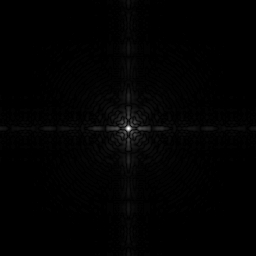
%> input picture Guia1/Archivos/entregable/oscura.jpg, 256 x 256 px
$ octave --eval "result = aumentarContrasteHistograma(imread('oscura.jpg'));"   (GNU Octave 9; MATLAB toolbox functions it lacks are replaced by stand-ins)
%> lines starting %> are read from the running program, lines starting %| are printed output that depends on the picture
function [y] = aumentarContrasteHistograma(imagen)
  h = histograma(imagen);
%> the loop in histograma, `for escalaGris = 0 : 1 : 255` made 256 passes
%> cantidadConGrisX on passes 1 to 3: 43948, 735, 527
%> after the loop in histograma, `for escalaGris = 0 : 1 : 255`: h = 256 values, max 43948 at index 1, min 0 at index 61, mean 256
  min = min(min(imagen));
%> min = 0
  max = max(max(imagen));
%> max = 255
  y = imagen;
%> y is the input picture: size 256x256 uint8; min 0, max 255, mean 2.1
  [filas, columnas] = size(imagen);
%> filas = 256; columnas = 256
  figure;
  bar(h);
  title("histograma imagen");
  for fila = 1 : 1 : filas
    for columna = 1 : 1 : columnas
      y(fila, columna) = ( double(imagen(fila, columna) - min) / double(max - min) )*255;
    end
  end
  h2 = histograma(y);
%> the loop in histograma (call 2), `for escalaGris = 0 : 1 : 255` made 256 passes
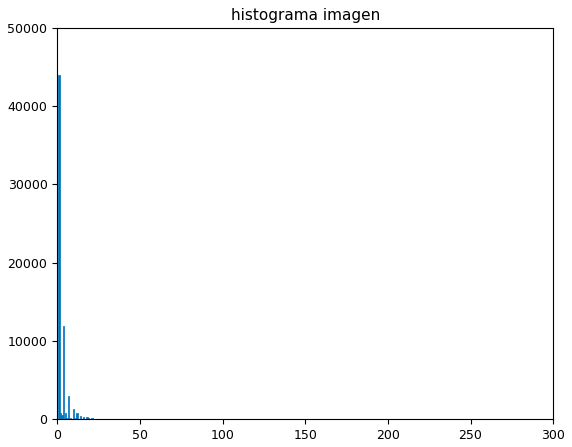
%> figure redrawn from the program's plot data; tallest bar 43948 high, from x = 0.6 to 1.4
%> h2 has the same summary as h in histograma
  figure;
  bar(h2);
  title("histograma imagen modificada");
%> figure, not shown here; tallest bar 43948 high, from x = 0.6 to 1.4
  figure;
  subplot(1, 2, 1);
  imshow(imagen);
  title("imagen original");
  subplot(1, 2, 2);
  imshow(y);
  title("imagen con aumento de contraste");
end


function [h] = histograma(imagen)
  h = zeros(1, 256);
  for escalaGris = 0 : 1 : 255
    [cantidadConGrisX, x] = size( find (imagen == escalaGris) );
    h (escalaGris + 1) = cantidadConGrisX;
  end
end
